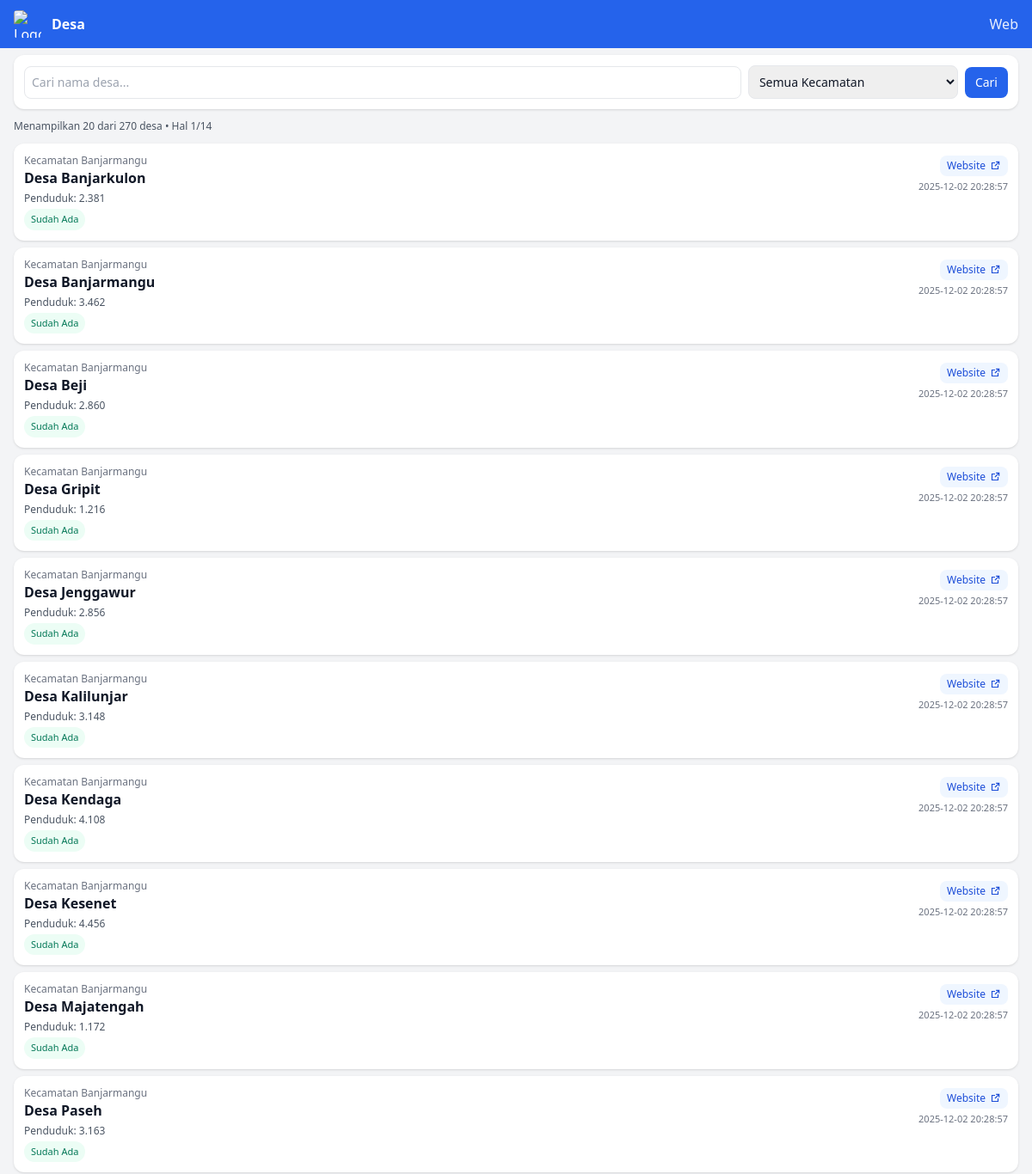
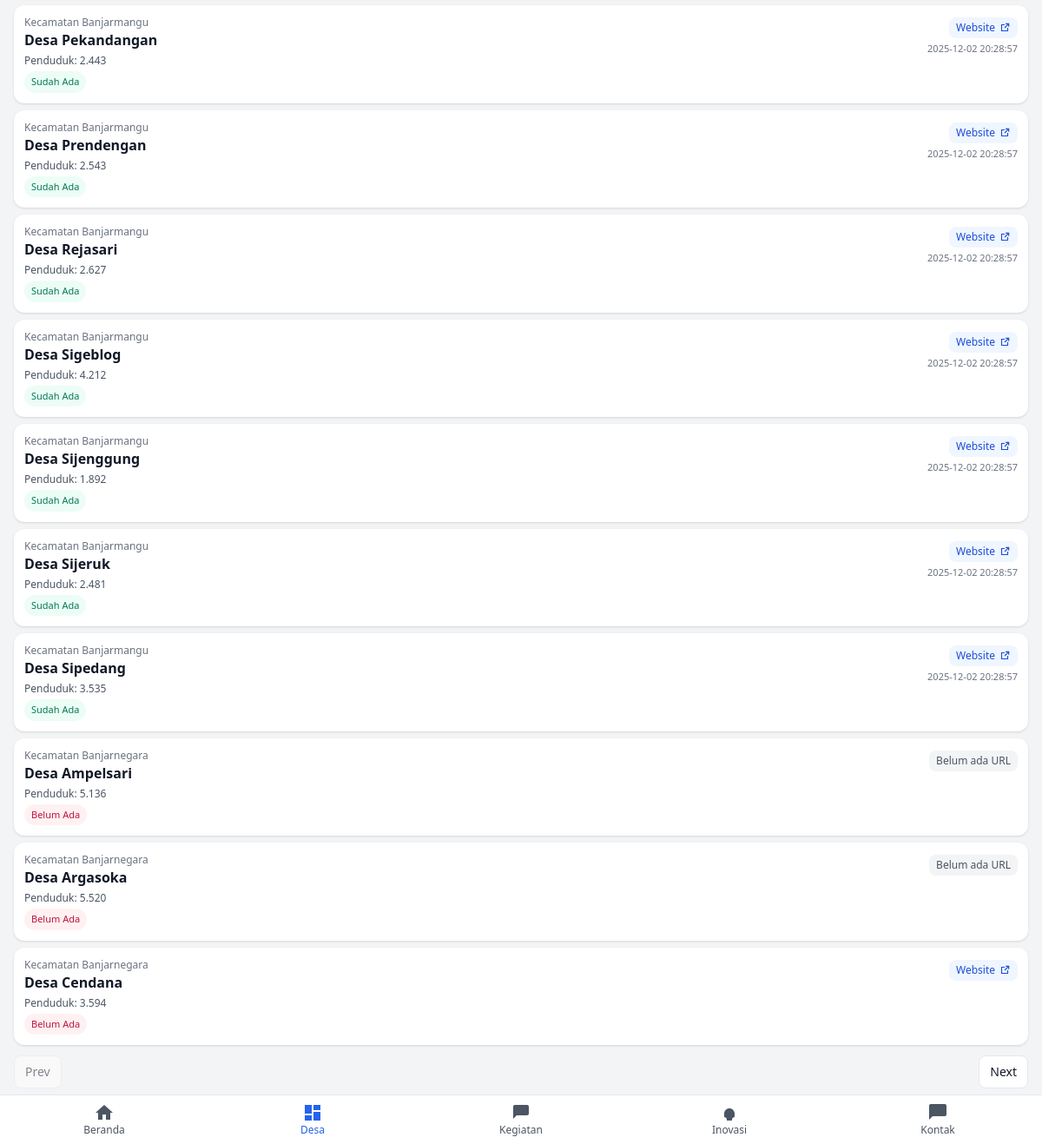
The page /legacy-php/mobile_desa.php on the database its author committed (2 pictures, top to bottom).
### tables this page shows
CREATE TABLE `desa` (
  `id` int(11) NOT NULL,
  `nama_kecamatan` varchar(255) NOT NULL,
  `nama_desa` varchar(255) NOT NULL,
  `alamat_website` varchar(512) NOT NULL,
  `jumlah_penduduk` int(11) DEFAULT NULL,
  `website_status` varchar(32) DEFAULT NULL,
  `http_code` int(11) DEFAULT NULL,
  `last_checked_at` datetime DEFAULT NULL,
  `db_penduduk` varchar(32) DEFAULT NULL,
  `sosialisasi` varchar(20) DEFAULT NULL,
  `berita_desa` varchar(20) DEFAULT NULL,
  `developer` varchar(50) DEFAULT NULL
);

### legacy-php/mobile_desa.php (the view, shortened to what this page needs)
<?php
$db = db();
$perPage = isset($_GET['per']) ? max(10, min(100, (int)$_GET['per'])) : 20;
$page = isset($_GET['page']) ? max(1, (int)$_GET['page']) : 1;
$q = isset($_GET['q']) ? trim($_GET['q']) : '';
$kec = isset($_GET['kec']) ? trim($_GET['kec']) : '';
$params = [];
$types = '';
$sqlCount = 'SELECT COUNT(*) AS total FROM desa';
$stmtCount = $db->prepare($sqlCount);
if ($stmtCount) {
  $stmtCount->execute();
  $rc = $stmtCount->get_result();
  $totalRows = (int)$rc->fetch_assoc()['total'];
} else { $totalRows = 0; }
$totalPages = max(1, (int)ceil($totalRows / $perPage));
$offset = ($page - 1) * $perPage;
$rows = [];
$sql = 'SELECT id, nama_kecamatan, nama_desa, alamat_website, last_checked_at, jumlah_penduduk, db_penduduk FROM desa';
$sql .= ' ORDER BY nama_kecamatan, nama_desa LIMIT ? OFFSET ?';
$stmt = $db->prepare($sql);
if ($stmt) {
  $bindTypes = $types . 'ii';
  $bindParams = $params;
  $bindParams[] = $perPage;
  $bindParams[] = $offset;
  $stmt->bind_param($bindTypes, ...$bindParams);
  if ($stmt->execute()) {
    $res = $stmt->get_result();
    while ($r = $res->fetch_assoc()) { $rows[] = $r; }
  }
}
?>
<!doctype html>
<html lang="id">
<head>
  <script src="https://cdn.tailwindcss.com"></script>
</head>
<body class="bg-gray-100 text-gray-900 min-h-screen pb-16">
  <header class="fixed top-0 left-0 right-0 bg-blue-600 text-white z-20">
    <div class="px-4 py-3 flex items-center justify-between">
      <div class="flex items-center gap-3">
        <img src="clasnet.png" alt="Logo" class="w-8 h-8 rounded object-contain">
        <div class="font-semibold">Desa</div>
      </div>
      <a href="index.php" class="text-white/90">Web</a>
    </div>
  </header>
  <main class="pt-16">
    <div class="px-4">
      <form method="get" class="bg-white rounded-xl shadow p-3 flex items-center gap-2">
        <input type="text" name="q" value="<?= htmlspecialchars($q) ?>" class="flex-1 text-sm border rounded-lg px-2 py-2" placeholder="Cari nama desa...">
        <select name="kec" class="text-sm border rounded-lg px-2 py-2">
          <option value="">Semua Kecamatan</option>
        </select>
        <button class="text-sm px-3 py-2 rounded-lg bg-blue-600 text-white">Cari</button>
      </form>
      <div class="mt-3 text-xs text-gray-600">Menampilkan <?= count($rows) ?> dari <?= $totalRows ?> desa • Hal <?= $page ?>/<?= $totalPages ?></div>
      <div class="mt-3 space-y-2">
        <?php foreach ($rows as $r):
          $url = $r['alamat_website'];
          $validUrl = ($url && preg_match('/^(http|https):\\/\\//', $url));
          $jp = $r['jumlah_penduduk'];
          $jpFmt = is_numeric($jp) ? number_format((int)$jp, 0, ',', '.') : '';
          $dbpLabel = ($r['db_penduduk'] === null || trim($r['db_penduduk']) === '') ? 'Tidak diketahui' : $r['db_penduduk'];
          $dbpUpper = strtoupper(trim($dbpLabel));
          $dbBadge = $dbpUpper === 'SUDAH ADA' ? 'bg-emerald-50 text-emerald-700' : ($dbpUpper === 'BELUM ADA' ? 'bg-rose-50 text-rose-700' : 'bg-gray-100 text-gray-700');
        ?>
        <article class="bg-white rounded-xl shadow p-3">
          <div class="flex items-start justify-between">
            <div>
              <div class="text-xs text-gray-500"><?= htmlspecialchars($r['nama_kecamatan']) ?></div>
              <div class="text-base font-semibold"><?= htmlspecialchars($r['nama_desa']) ?></div>
              <div class="mt-1 text-xs text-gray-600">Penduduk: <span class="font-medium"><?= htmlspecialchars($jpFmt) ?></span></div>
              <div class="mt-1 inline-flex items-center px-2 py-1 rounded-full text-[11px] <?= $dbBadge ?>"><?= htmlspecialchars($dbpLabel) ?></div>
            </div>
            <div class="text-right">
              <?php if ($validUrl): ?>
                <a href="<?= htmlspecialchars($url) ?>" target="_blank" class="inline-flex items-center gap-1 px-2 py-1 rounded-lg bg-blue-50 text-blue-700 text-xs">Website
                  <svg xmlns="http://www.w3.org/2000/svg" class="w-3.5 h-3.5" viewBox="0 0 24 24" fill="currentColor"><path d="M14 3h7v7h-2V6.41l-6.29 6.3-1.42-1.42L17.59 5H14V3z"/><path d="M5 5h7v2H7v10h10v-5h2v7H5V5z"/></svg>
                </a>
              <?php else: ?>
                <span class="inline-flex items-center px-2 py-1 rounded-lg bg-gray-100 text-gray-600 text-xs">Belum ada URL</span>
              <?php endif; ?>
              <div class="mt-1 text-[11px] text-gray-500"><?= htmlspecialchars($r['last_checked_at'] ?? '') ?></div>
            </div>
          </div>
        </article>
        <?php endforeach; ?>
      </div>
      <div class="mt-3 flex items-center justify-between">
        <?php $prev = max(1, $page-1); $next = min($totalPages, $page+1); $qs = http_build_query(['q'=>$q,'kec'=>$kec,'per'=>$perPage]); ?>
        <a href="?page=<?= $prev ?>&<?= $qs ?>" class="px-3 py-2 rounded-lg border bg-white text-sm <?= $page==1?'pointer-events-none opacity-50':'' ?>">Prev</a>
        <a href="?page=<?= $next ?>&<?= $qs ?>" class="px-3 py-2 rounded-lg border bg-white text-sm <?= $page==$totalPages?'pointer-events-none opacity-50':'' ?>">Next</a>
      </div>
    </div>
  </main>
  <nav class="fixed bottom-0 left-0 right-0 bg-white border-t z-20">
    <div class="grid grid-cols-5 text-xs text-gray-600">
      <a href="mobile.php" class="flex flex-col items-center justify-center py-2">
        <svg xmlns="http://www.w3.org/2000/svg" class="w-6 h-6" viewBox="0 0 24 24" fill="currentColor"><path d="M10 20v-6h4v6h5v-8h3L12 3 2 12h3v8z"/></svg>
        <span>Beranda</span>
      </a>
      <a href="mobile_desa.php" class="flex flex-col items-center justify-center py-2 text-blue-600">
        <svg xmlns="http://www.w3.org/2000/svg" class="w-6 h-6" viewBox="0 0 24 24" fill="currentColor"><path d="M3 13h8V3H3v10zm0 8h8v-6H3v6zm10 0h8V11h-8v10zm0-18v6h8V3h-8z"/></svg>
        <span>Desa</span>
      </a>
      <a href="mobile_kegiatan.php" class="flex flex-col items-center justify-center py-2">
        <svg xmlns="http://www.w3.org/2000/svg" class="w-6 h-6" viewBox="0 0 24 24" fill="currentColor"><path d="M19 3H5c-1.1 0-2 .9-2 2v14l4-4h12c1.1 0 2-.9 2-2V5c0-1.1-.9-2-2-2z"/></svg>
        <span>Kegiatan</span>
      </a>
      <a href="mobile_inovasi.php" class="flex flex-col items-center justify-center py-2">
        <svg xmlns="http://www.w3.org/2000/svg" class="w-6 h-6" viewBox="0 0 24 24" fill="currentColor"><path d="M9 21h6v-1c0-1.66 1.34-3 3-3v-4c0-3.31-2.69-6-6-6S6 9.69 6 13v4c1.66 0 3 1.34 3 3v1z"/></svg>
        <span>Inovasi</span>
      </a>
      <a href="mobile_kontak.php" class="flex flex-col items-center justify-center py-2">
        <svg xmlns="http://www.w3.org/2000/svg" class="w-6 h-6" viewBox="0 0 24 24" fill="currentColor"><path d="M20 2H4c-1.1 0-2 .9-2 2v16l4-4h14c1.1 0 2-.9 2-2V4c0-1.1-.9-2-2-2z"/></svg>
        <span>Kontak</span>
      </a>
    </div>
  </nav>
</body>
</html>

### rows shown on the page
desa: nama_kecamatan "Kecamatan Banjarmangu", nama_desa "Desa Banjarkulon", jumlah_penduduk "2.381", db_penduduk "Sudah Ada", last_checked_at "2025-12-02 20:28:57"
desa: nama_kecamatan "Kecamatan Banjarmangu", nama_desa "Desa Banjarmangu", jumlah_penduduk "3.462", db_penduduk "Sudah Ada", last_checked_at "2025-12-02 20:28:57"
desa: nama_kecamatan "Kecamatan Banjarmangu", nama_desa "Desa Beji", jumlah_penduduk "2.860", db_penduduk "Sudah Ada", last_checked_at "2025-12-02 20:28:57"
desa: nama_kecamatan "Kecamatan Banjarmangu", nama_desa "Desa Gripit", jumlah_penduduk "1.216", db_penduduk "Sudah Ada", last_checked_at "2025-12-02 20:28:57"
desa: nama_kecamatan "Kecamatan Banjarmangu", nama_desa "Desa Jenggawur", jumlah_penduduk "2.856", db_penduduk "Sudah Ada", last_checked_at "2025-12-02 20:28:57"
desa: nama_kecamatan "Kecamatan Banjarmangu", nama_desa "Desa Kalilunjar", jumlah_penduduk "3.148", db_penduduk "Sudah Ada", last_checked_at "2025-12-02 20:28:57"
desa: nama_kecamatan "Kecamatan Banjarmangu", nama_desa "Desa Kendaga", jumlah_penduduk "4.108", db_penduduk "Sudah Ada", last_checked_at "2025-12-02 20:28:57"
desa: nama_kecamatan "Kecamatan Banjarmangu", nama_desa "Desa Kesenet", jumlah_penduduk "4.456", db_penduduk "Sudah Ada", last_checked_at "2025-12-02 20:28:57"
desa: nama_kecamatan "Kecamatan Banjarmangu", nama_desa "Desa Majatengah", jumlah_penduduk "1.172", db_penduduk "Sudah Ada", last_checked_at "2025-12-02 20:28:57"
desa: nama_kecamatan "Kecamatan Banjarmangu", nama_desa "Desa Paseh", jumlah_penduduk "3.163", db_penduduk "Sudah Ada", last_checked_at "2025-12-02 20:28:57"
desa: nama_kecamatan "Kecamatan Banjarmangu", nama_desa "Desa Pekandangan", jumlah_penduduk "2.443", db_penduduk "Sudah Ada", last_checked_at "2025-12-02 20:28:57"
desa: nama_kecamatan "Kecamatan Banjarmangu", nama_desa "Desa Prendengan", jumlah_penduduk "2.543", db_penduduk "Sudah Ada", last_checked_at "2025-12-02 20:28:57"
desa: nama_kecamatan "Kecamatan Banjarmangu", nama_desa "Desa Rejasari", jumlah_penduduk "2.627", db_penduduk "Sudah Ada", last_checked_at "2025-12-02 20:28:57"
desa: nama_kecamatan "Kecamatan Banjarmangu", nama_desa "Desa Sigeblog", jumlah_penduduk "4.212", db_penduduk "Sudah Ada", last_checked_at "2025-12-02 20:28:57"
desa: nama_kecamatan "Kecamatan Banjarmangu", nama_desa "Desa Sijenggung", jumlah_penduduk "1.892", db_penduduk "Sudah Ada", last_checked_at "2025-12-02 20:28:57"
desa: nama_kecamatan "Kecamatan Banjarmangu", nama_desa "Desa Sijeruk", jumlah_penduduk "2.481", db_penduduk "Sudah Ada", last_checked_at "2025-12-02 20:28:57"
desa: nama_kecamatan "Kecamatan Banjarmangu", nama_desa "Desa Sipedang", jumlah_penduduk "3.535", db_penduduk "Sudah Ada", last_checked_at "2025-12-02 20:28:57"
desa: nama_kecamatan "Kecamatan Banjarnegara", nama_desa "Desa Ampelsari", jumlah_penduduk "5.136", db_penduduk "Belum Ada", alamat_website "Belum ada URL"
desa: nama_kecamatan "Kecamatan Banjarnegara", nama_desa "Desa Argasoka", jumlah_penduduk "5.520", db_penduduk "Belum Ada", alamat_website "Belum ada URL"
desa: nama_kecamatan "Kecamatan Banjarnegara", nama_desa "Desa Cendana", jumlah_penduduk "3.594", db_penduduk "Belum Ada"

### other values the page prints
count($rows) "20"
$totalRows "270"
$page "1"
$totalPages "14"
